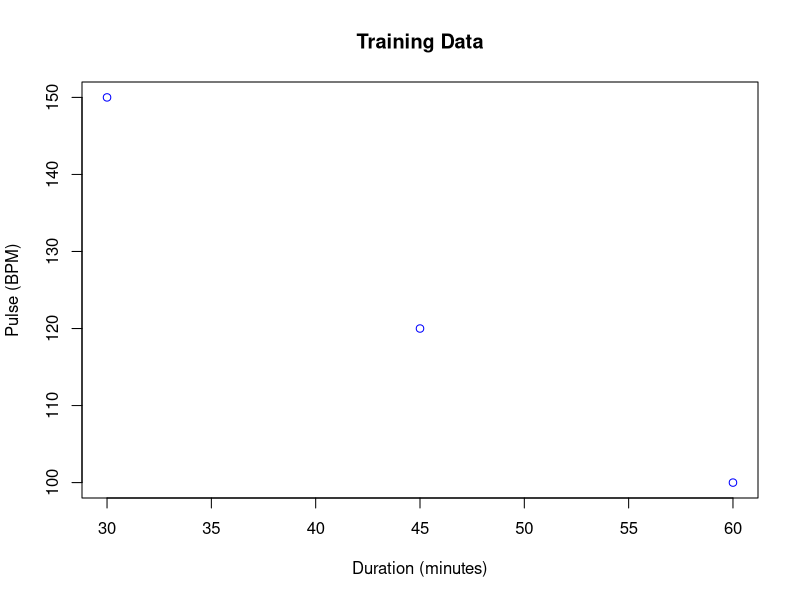
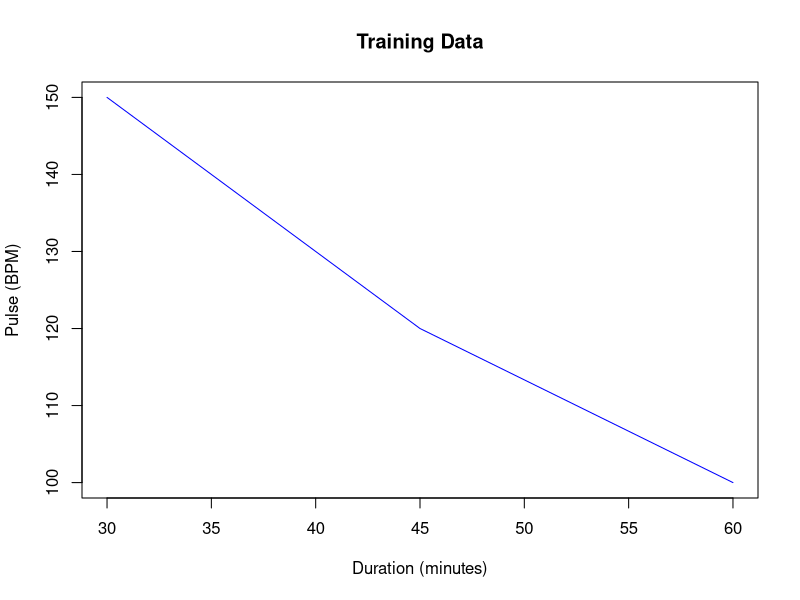
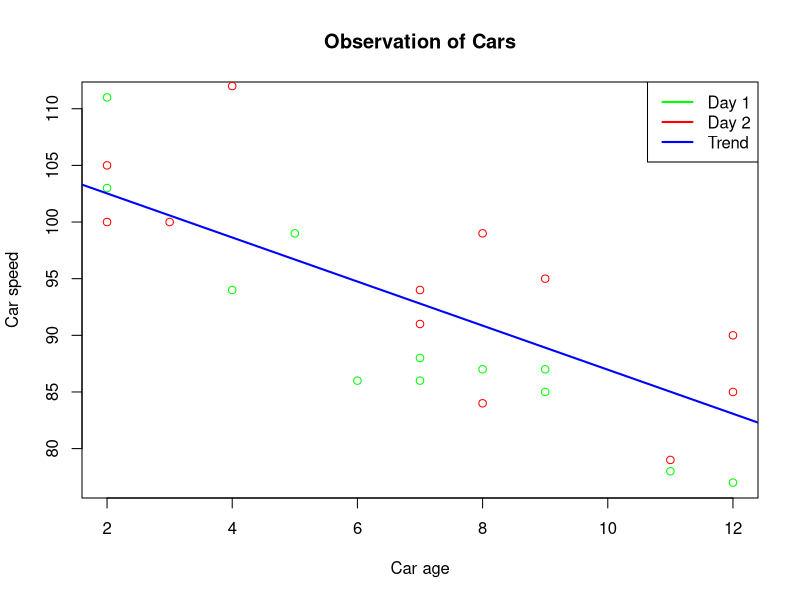
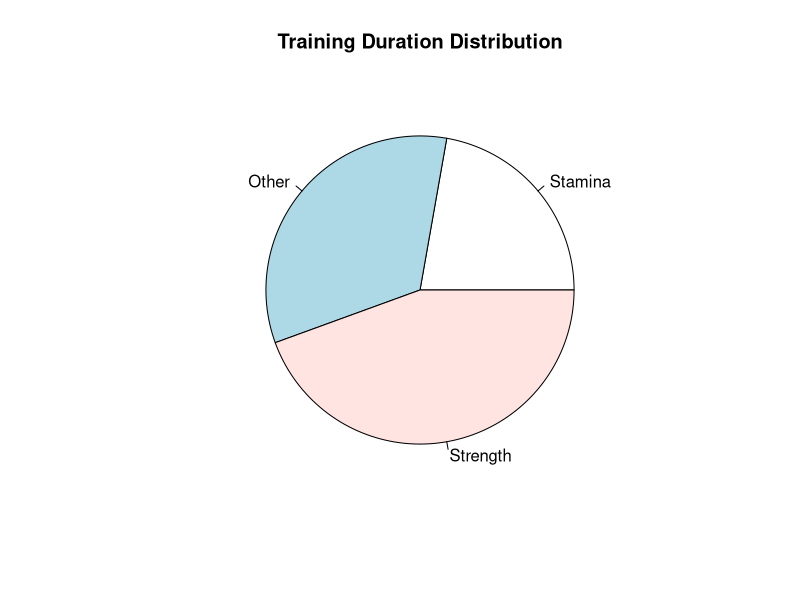
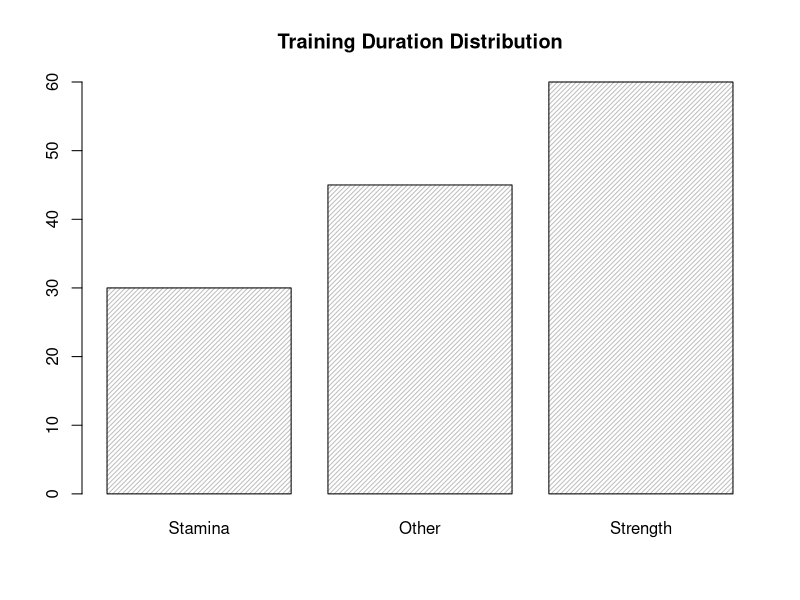

Reproduce these figures in R, in order.
## ---- chunk 1
knitr::opts_chunk$set(echo = TRUE)
## ---- chunk 2
"Hello, World!"
## ---- chunk 3
print("Hello, World!")
## ---- chunk 4
# This is a comment
"Hello World!"
## ---- chunk 5
carName <- "Volvo"
## ---- chunk 6
maxSpeed <- 120
## ---- chunk 7
txt <- "World!"
paste("Hello", txt)
## ---- chunk 8
x <- 5
y <- 10
x + y
## ---- chunk 9
fruit1 <- fruit2 <- fruit3 <- "Orange"
## ---- chunk 10
myVar <- 30
class(myVar)
## ---- chunk 11
x <- 10.5
class(x)
## ---- chunk 12
min(5, 10, 15)
## ---- chunk 13
sqrt(16)
## ---- chunk 14
str <- "Hello"
## ---- chunk 15
str <- "Hello World!"
nchar(str)
## ---- chunk 16
str <- "Hello World!"
grepl("H", str)
## ---- chunk 17
str1 <- "Hello"
str2 <- "World!"
paste(str1, str2)
## ---- chunk 18
10 < 9
## ---- chunk 19
a <- 10
b <- 9
a > b
## ---- chunk 20
a <- 10
b <- 9

a != b
## ---- chunk 21
10 * 5
## ---- chunk 22
10 / 5
## ---- chunk 23
10 == 5
## ---- chunk 24
a <- 50
b <- 10
if (a > b) {
  print("Hello World")
}
## ---- chunk 25
a <- 50
b <- 50
if (a == b) {
  print("Hello World")
}
## ---- chunk 26
a <- 50
b <- 50
if (a == b) {
  print("Yes")
} else {
  print("No")
}
## ---- chunk 27
i <- 1
while (i < 6) {
  print(i)
  i <- i + 1
}
## ---- chunk 28
i <- 1
while (i < 6) {
    print(i)
    i <- i + 1
    if (i == 4) {
      break
    }
}
## ---- chunk 29
i <- 0
while (i < 6) {
  i <- i + 1
  if (i == 3) {
    next
  }
  print(i)
}
## ---- chunk 30
for (x in 1:10) {
    print(x)
}
## ---- chunk 31
my_function <- function() {
  print("Hello World!")
}
## ---- chunk 32
my_function <- function() {
  print("Hello World!")
}
my_function()
## ---- chunk 33
my_function <- function(fname) {
    paste(fname)
}
my_function("Peter")
## ---- chunk 34
my_function <- function(x) {
    return(5 * x)
}
print(my_function(3))
## ---- chunk 35
fruits <- c("Banana", "Apple", "Orange")
## ---- chunk 36
fruits <- c("Banana", "Apple", "Orange")
length(fruits)
## ---- chunk 37
thislist <- list("Banana", "Apple", "Cherry")
## ---- chunk 38
thismatrix <- matrix(c("Banana", "Apple", "Cherry", "Orange"), nrow=2, ncol=2)
## ---- chunk 39
thisarray <- c(1:24)
multiarray <- array(thisarray, dim = c(4,3,2))
## ---- chunk 40
Data_Frame <<- data.frame(
    Training = c("Strength", "Stamina", "Other"),
    Pulse = c(100, 150, 120),
    Duration = c(60, 30, 45)
)
## ---- chunk 41
music_genre <- factor(c("Jazz", "Rock", "Classic", "Classic", "Pop", "Jazz", "Rock", "Jazz"))
## ---- chunk 42
plot(Data_Frame$Duration, Data_Frame$Pulse, type = "p", col = "blue", main = "Training Data", xlab = "Duration (minutes)", ylab = "Pulse (BPM)")
## ---- chunk 43
Data_Frame <- Data_Frame[order(Data_Frame$Duration), ]
plot(Data_Frame$Duration, Data_Frame$Pulse, type = "l", col = "blue", main = "Training Data", xlab = "Duration (minutes)", ylab = "Pulse (BPM)")
## ---- chunk 44
# day one, the age and speed of 12 cars:
x1 <- c(5,7,8,7,2,2,9,4,11,12,9,6)
y1 <- c(99,86,87,88,111,103,87,94,78,77,85,86)

# day two, the age and speed of 15 cars:
x2 <- c(2,2,8,1,15,8,12,9,7,3,11,4,7,14,12)
y2 <- c(100,105,84,105,90,99,90,95,94,100,79,112,91,80,85)

plot(x1, y1, main="Observation of Cars", xlab="Car age", ylab="Car speed", col = "green")
points(x2, y2, col = "red")
legend("topright", 
    legend = c("Day 1", "Day 2", "Trend"),
    col = c("green", "red", "blue"),
    lty = c(1,1,1),
    lwd = c(2,2,2)
)
# Trend line for car speed over time
model <- lm(c(y1, y2) ~ c(x1, x2))
abline(model, col = "blue", lwd = 2)
## ---- chunk 45
pie(Data_Frame$Duration, label = Data_Frame$Training, main = "Training Duration Distribution")
## ---- chunk 46
barplot(Data_Frame$Duration, names.arg = Data_Frame$Training, main = "Training Duration Distribution", density = 30)
